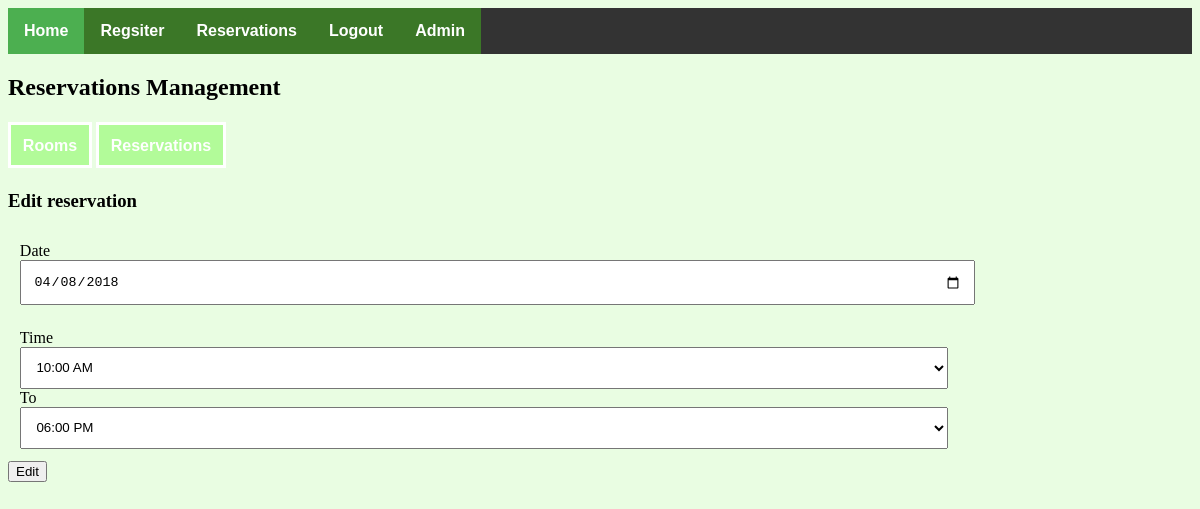
Page /pages/editReservation.php?id=6&room_id=11 (signed in) on the committed database.
### tables this page shows
CREATE TABLE `reservations` (
  `reservation_id` int(11) NOT NULL,
  `room_id` int(11) NOT NULL,
  `user_id` int(11) NOT NULL,
  `reservation_date` date NOT NULL,
  `from_time` int(11) NOT NULL,
  `to_time` int(11) NOT NULL,
  `approved` tinyint(4) NOT NULL DEFAULT '0'
);

### pages/editReservation.php (the view, shortened to what this page needs)
<!DOCTYPE html>
<html>
<head>
  <link rel="stylesheet" type="text/css" href="../css/style.css">
</head>
<body>
  <?php
        include('config.php');
  ?>
<ul>
    <li><a href="../index.php" class="active">Home</a></li>
    <li><a href="register.php">Regsiter</a></li>
    <?php if (isset($_SESSION['login'])) { ?>
      <li><a href="reservations.php">Reservations</a></li>
      <li><a href="logout.php">Logout</a></li>
      <?php if (isset($_SESSION['is_admin']) && ($_SESSION['is_admin'] == "1")) { ?>
        <li><a href="admin.php">Admin</a></li>
      <?php } ?>
    <?php } else { ?>
      <li><a href="login.php">Login</a></li>
    <?php } ?>
  </ul>
  <h2>Reservations Management</h2>
  <div class="admin-links">
    <a href="room.php">Rooms</a>
    <a href="booking.php">Reservations</a>
  </div>
  <h3>Edit reservation</h3>
  <form action="editReservation.php?id=<?= $_GET['id'] ?>&room_id=<?= $_GET['room_id']?>" method="POST">
    <?php
      $sql = "SELECT * FROM reservations WHERE reservation_id = '".$_GET['id']."'";
      $result = mysqli_query($connection, $sql);
      $date = "";
      $from = "";
      $to = "";
      while ($row = mysqli_fetch_assoc($result)) {
        $date = $row['reservation_date'];
        $from = $row['from_time'];
        $to = $row['to_time'];
      }
      $time = array(
          "9" => "09:00 AM",
          "10" => "10:00 AM",
          "11" => "11:00 AM",
          "12" => "12:00 AM",
          "13" => "01:00 PM",
          "14" => "02:00 PM",
          "15" => "03:00 PM",
          "16" => "04:00 PM",
          "17" => "05:00 PM",
          "18" => "06:00 PM",
          "19" => "07:00 PM",
          "20" => "08:00 PM",
          "21" => "09:00 PM"
      );
    ?>
    <div class="form-group">
      <label for="date">Date</label>
      <input type="date" id="date" name="date" value="<?= $date ?>">
    </div>
    <div class="form-group">
      <label for="from">Time</label>
      <select name="from" id="from">
        <?php foreach ($time as $key => $value) { ?>
          <?php if ($key == $from) { ?>
            <option value="<?= $key ?>" selected="selected"><?= $value ?></option>
          <?php } else { ?>
            <option value="<?= $key ?>"><?= $value ?></option>
          <?php } ?>
        <?php } ?>
      </select>
      <label for="to">To</label>
      <select name="to">
        <?php foreach ($time as $key => $value) { ?>
          <?php if ($key == $to) { ?>
            <option value="<?= $key ?>" selected="selected"><?= $value ?></option>
          <?php } else { ?>
            <option value="<?= $key ?>"><?= $value ?></option>
          <?php } ?>
        <?php } ?>
      </select>
    </div>
    <input type="submit" name="submit" value="Edit">
  </form>
</body>
</html>

### css/style.css (style rules this page uses)
body { background-color: #4bf5131f; }
.form-group { padding: 1%; }
.form-group label { display: block; }
.form-group input, .form-group select, .form-group textarea { width: 80%; padding: 1% }
a { text-decoration: none; background-color: #4bf51359; border: solid 3px #fff; padding: 1%; color: #fff; font-weight: bold; font-family: sans-serif; }
.admin-links { margin: 3% auto; }
ul { list-style-type: none; margin: 0; padding: 0; overflow: hidden; background-color: #333; }
li { float: left; }
li a { display: block !important; color: white !important; text-align: center !important; padding: 14px 16px !important; text-decoration: none !important; border: 0px !important; }
.active { background-color: #4CAF50 !important; }

### rows in the picture
reservations: date "04/08/2018", from "10:00 AM", to "06:00 PM"
